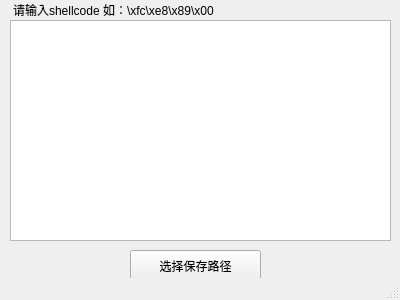
<?xml version="1.0" encoding="UTF-8"?>
<ui version="4.0">
 <class>MainWindow</class>
 <widget class="QMainWindow" name="MainWindow">
  <property name="geometry">
   <rect>
    <x>0</x>
    <y>0</y>
    <width>400</width>
    <height>300</height>
   </rect>
  </property>
  <property name="minimumSize">
   <size>
    <width>400</width>
    <height>300</height>
   </size>
  </property>
  <property name="maximumSize">
   <size>
    <width>400</width>
    <height>300</height>
   </size>
  </property>
  <property name="windowTitle">
   <string>GalaXY</string>
  </property>
  <widget class="QWidget" name="centralwidget">
   <widget class="QTextEdit" name="textEdit">
    <property name="geometry">
     <rect>
      <x>10</x>
      <y>20</y>
      <width>381</width>
      <height>221</height>
     </rect>
    </property>
   </widget>
   <widget class="QLabel" name="label">
    <property name="geometry">
     <rect>
      <x>13</x>
      <y>0</y>
      <width>271</width>
      <height>20</height>
     </rect>
    </property>
    <property name="text">
     <string>请输入shellcode 如：\xfc\xe8\x89\x00</string>
    </property>
   </widget>
   <widget class="QPushButton" name="pushButton">
    <property name="geometry">
     <rect>
      <x>130</x>
      <y>250</y>
      <width>131</width>
      <height>31</height>
     </rect>
    </property>
    <property name="text">
     <string>选择保存路径</string>
    </property>
   </widget>
  </widget>
  <widget class="QMenuBar" name="menubar">
   <property name="geometry">
    <rect>
     <x>0</x>
     <y>0</y>
     <width>400</width>
     <height>22</height>
    </rect>
   </property>
  </widget>
  <widget class="QStatusBar" name="statusbar"/>
 </widget>
 <resources/>
 <connections>
  <connection>
   <sender>pushButton</sender>
   <signal>clicked()</signal>
   <receiver>MainWindow</receiver>
   <slot>open_ss()</slot>
   <hints>
    <hint type="sourcelabel">
     <x>176</x>
     <y>279</y>
    </hint>
    <hint type="destinationlabel">
     <x>334</x>
     <y>274</y>
    </hint>
   </hints>
  </connection>
 </connections>
 <slots>
  <slot>open_ss()</slot>
 </slots>
</ui>
